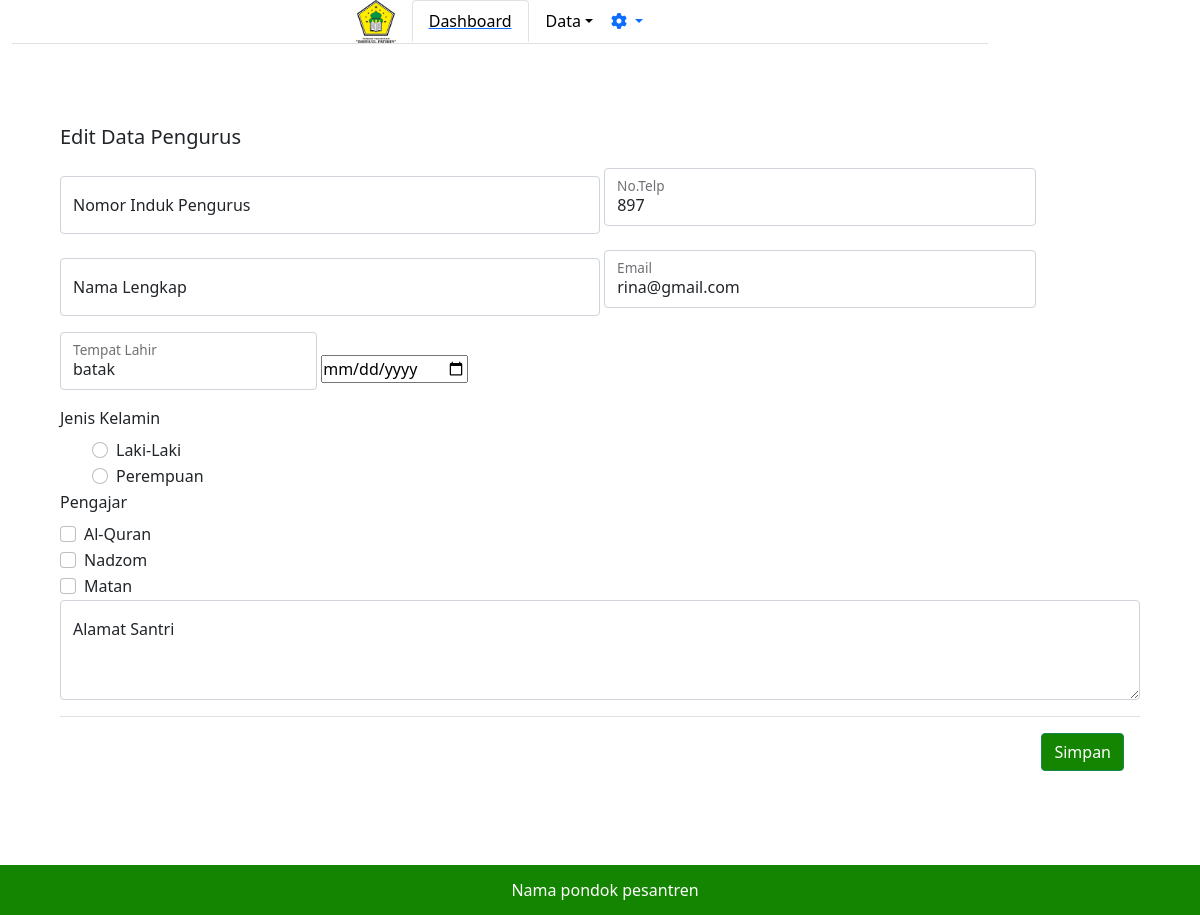
Page /adminpondok/datapengajar/2/editpengajar on the committed database.
### adminpondok/models.py (models this page shows)
class Pengajar(models.Model):
    kelamin = [
        ('Laki-Laki', 'Laki-Laki'),
        ('Perempuan', 'Perempuan'),
    ]
    NIP = models.IntegerField(unique=True)
    nama_pengajar = models.CharField(max_length=30)
    tempat_lahir = models.CharField(max_length=20)
    tanggal_lahir = models.DateField()
    jk = models.CharField(max_length=9, choices=kelamin, default='')
    almt = models.TextField(default='')
    telp = models.IntegerField(default=0)
    email = models.CharField(default='', max_length=20)
    pngjr = models.CharField(max_length=10, default='')

### adminpondok/views.py (the view, shortened to what this page needs)
# urls.py: path('datapengajar/<id>/editpengajar', views.editpengajar),
def editpengajar(req, id):
    data = models.Pengajar.objects.filter(pk=id).first()
    return render(req, 'adminpondok/editpengajar.html', {
        'data': data,
    })

### adminpondok/templates/adminpondok/editpengajar.html (shortened to what this page needs)
{% extends "adminpondok/base.html" %}
{% block content %}
<div class="m-5">
    <form action="" method="POST">
        <h5 class="modal-title mb-3">Edit Data Pengurus</h5>
        <div class="form-floating mb-3" style="display: inline-block; width: 50%;">
            <input type="text" class="form-control" name="nis" value="{{data.nip}}" id="floatingInput"
                placeholder="NomorIndukSantri">
            <label for="floatingInput">Nomor Induk Pengurus </label>
        </div>
        <div class="form-floating mb-3 " style="display: inline-block;width: 40%;">
            <input type="text" class="form-control" name="telp" value="{{data.telp}}" id="floatingInput"
                placeholder="NoTelp">
            <label for="floatingInput"> No.Telp </label>
        </div>
        <div class="form-floating mb-3 " style="display: inline-block ; width: 50%;">
            <input type="text" class="form-control" name="nama_santri" value="{{data.nama_pengurus}}"
                id="floatingPassword" placeholder="NamaLengkap">
            <label for="floatingPassword">Nama Lengkap</label>
        </div>
        <div class="form-floating mb-3 " style="display: inline-block;width: 40%;">
            <input type="text" class="form-control" name="email" value="{{data.email}}" id="floatingInput"
                placeholder="NoTelp">
            <label for="floatingInput"> Email </label>
        </div>
        <div class="form-floating mb-3 " style="display: inline-block;">
            <input type="text" class="form-control" name="tempat_lahir" value="{{data.tempat_lahir}}" id="floatingInput"
                placeholder="TempatLahir">
            <label for="floatingInput">Tempat Lahir</label>
        </div>
        <div class="form-floating mb-3" style="display: inline-block;">
            <input type="date" name="tanggal_lahir" value="{{data.tanggal_lahir}}">
        </div>
        <div class="row-4">
            <label>Jenis Kelamin</label>
            <div class="" style="margin-left: 2rem;">
                <div class=" mb-10 form-check">
                    <input class="form-check-input" type="radio" name="jk" value="Laki-Laki" id="flexRadioDefault1">
                    <label class="form-check-label" for="flexRadioDefault1">
                        Laki-Laki
                    </label>
                </div>
                <div class=" mb-10 form-check">
                    <input class="form-check-input" type="radio" name="jk" value="Perempuan" id="flexRadioDefault2">
                    <label class="form-check-label" for="flexRadioDefault2">
                        Perempuan
                    </label>
                </div>
            </div>
        </div>
        <div class="row-4" style="display: inline-block;">
            <Label>Pengajar</Label>
            <div class=" mb-10 form-check">
                <input class=" form-check-input" name="ktgri" type="checkbox" value="{{data.ktgri.AlQuran}}"
                    id="Al-Quran">
                <label class="form-check-label" for="Al-Quran">
                    Al-Quran
                </label>
            </div>
            <div class=" mb-10 form-check">
                <input class="form-check-input" name="ktgri" type="checkbox" value="{{data.ktgri.Nadzom}}" id="Nadzom">
                <label class="form-check-label" for="Nadzom">
                    Nadzom
                </label>
            </div>
            <div class="form-check">
                <input class="form-check-input" name="ktgri" type="checkbox" value="{{data.ktgri.Matan}}" id="Matan">
                <label class="form-check-label" for="Matan">
                    Matan
                </label>
            </div>
        </div>
        <div class="form-floating mb-3">
            <textarea class="form-control" name="almt" placeholder="Alamat Lengkap" id="Alamat"
                style="height: 100px"></textarea>
            <label for="Alamat">Alamat Santri</label>
        </div>
        <div class="modal-footer">
            <button type="submit" class="btn btn-success" style="background-color: #138500;">Simpan</button>
        </div>
</div>
{% endblock %}

### static/css1/style.css (style rules this page uses)
* { margin: 0; padding: 0; box-sizing: border-box; }

### rows in the picture
Pengajar: telp "897", email "rina@gmail.com", tempat_lahir "batak"
